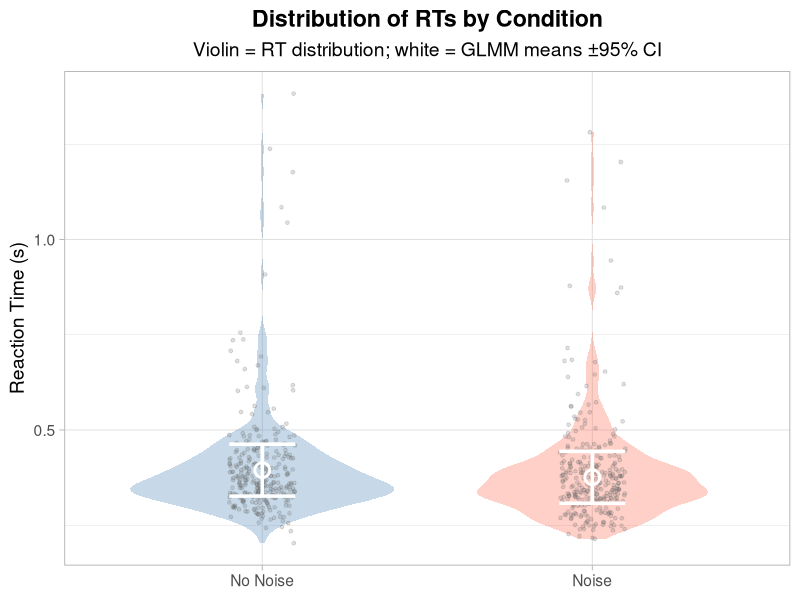

Source code (R):
# 🧹 Clean Environment ---------------------------------------------------
# Clear the workspace, close all plots, and reset the console
rm(list = ls())         # Remove all objects
graphics.off()          # Close any open graphics devices
cat("\014")           # Clear the console

# 1. Load required packages ---------------------------------------------
library(tidyverse)       # data wrangling & ggplot2
library(lme4)            # fitting GLMMs

# Reproducible random seed
set.seed(123)

# 2. Read and preprocess data ------------------------------------------
data <- read_csv("data.csv") %>%
  filter(response == TRUE, !is.na(reaction_time)) %>%
  mutate(
    id         = factor(id),
    with_noise = factor(with_noise, levels = c(FALSE, TRUE))
  )

# 3. Fit Gamma-family GLMM ---------------------------------------------
mod <- glmer(
  reaction_time ~ with_noise + (1 | id),
  family  = Gamma(link = "log"),
  data    = data,
  control = glmerControl(optimizer = "bobyqa")
)
summary(mod)

# 4. Extract fixed effect ------------------------------------------------
fe <- coef(summary(mod))["with_noiseTRUE", , drop = FALSE]
print(fe)
ratio <- exp(fixef(mod)["with_noiseTRUE"])
cat("Back-transformed ratio:", ratio, "\n")

# 5. Generate predictions ------------------------------------------------
newdata <- tibble(with_noise = c(FALSE, TRUE))
pred    <- predict(mod, newdata, re.form = NA, type = "response", se.fit = TRUE)
newdata <- newdata %>%
  mutate(
    fit   = pred$fit,
    se    = pred$se.fit,
    lower = fit - 1.96 * se,
    upper = fit + 1.96 * se
  )

# 6. Violin distribution + model estimates -----------------------
p1 <- ggplot(data, aes(x = with_noise, y = reaction_time, fill = with_noise)) +
  geom_violin(alpha = 0.3, width = 0.8, color = NA) +
  geom_jitter(width = 0.1, size = 1, alpha = 0.2, color = "gray40") +
  geom_point(
    data        = newdata,
    aes(x        = with_noise, y = fit),
    inherit.aes = FALSE,
    color       = "white",
    size        = 4,
    shape       = 21,
    stroke      = 1.5
  ) +
  geom_errorbar(
    data        = newdata,
    aes(x        = with_noise, ymin = lower, ymax = upper),
    inherit.aes = FALSE,
    width       = 0.2,
    size        = 1.2,
    color       = "white"
  ) +
  scale_x_discrete(labels = c("No Noise", "Noise")) +
  scale_fill_manual(values = c("steelblue", "tomato")) +
  labs(
    x        = NULL,
    y        = "Reaction Time (s)",
    title    = "Distribution of RTs by Condition",
    subtitle = "Violin = RT distribution; white = GLMM means ±95% CI"
  ) +
  theme_light(base_size = 14) +
  theme(
    legend.position = "none",
    plot.title      = element_text(face = "bold", hjust = 0.5),
    plot.subtitle   = element_text(hjust = 0.5)
  )
print(p1)
